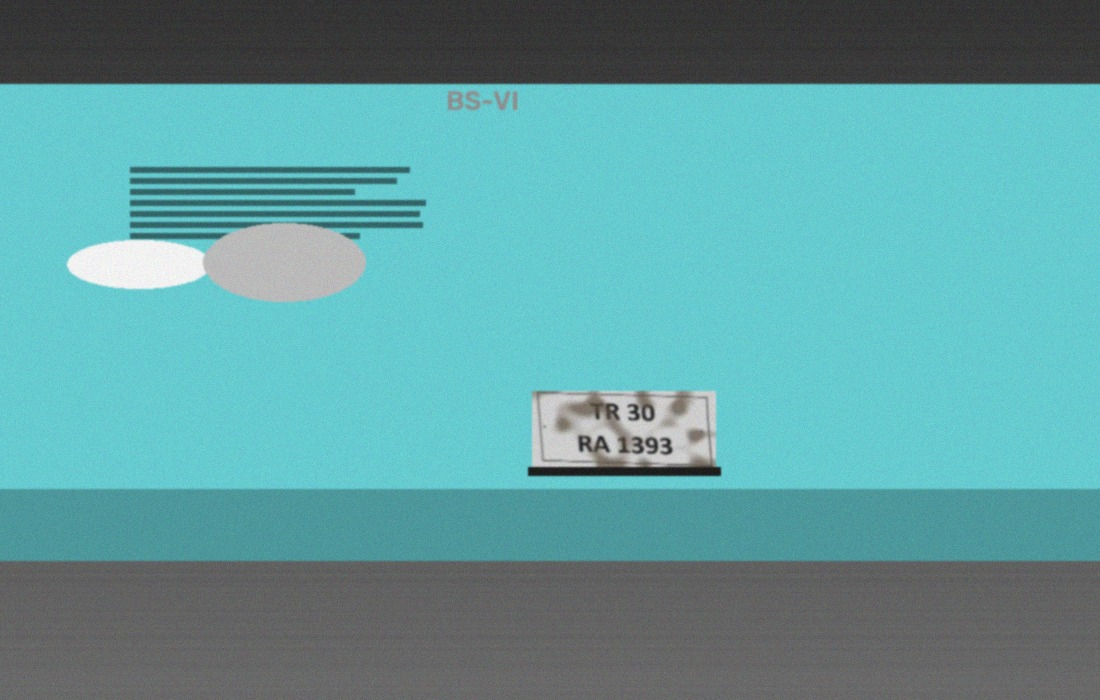
#> input picture samples/01_daylight_TR30RA1393_watchlist.jpg, 1100 x 700 px
$ python -i segment.py   (imports and definitions only)
#> lines starting #> are read from the running program, lines starting #| are printed output that depends on the picture; after the words box and inside, x2 and y2 are one past the last pixel; in counts of white or black regions, pixels touching at a corner belong together
"""Plate normalisation, binarisation and character segmentation.

Deliberately kept as a standalone module: both the OCR engine and the glyph
model trainer need the exact same segmentation, so the classifier is trained on
the distribution it will actually see at inference time.
"""
from __future__ import annotations

import cv2
import numpy as np

import config

NORM_H = config.PLATE_NORM_HEIGHT
G = config.GLYPH_SIZE


def to_gray(img: np.ndarray) -> np.ndarray:
    if img.ndim == 3:
        return cv2.cvtColor(img, cv2.COLOR_BGR2GRAY)
    return img


def deskew(gray: np.ndarray) -> np.ndarray:
    """Undo the in-plane rotation of an angled capture using the ink cloud."""
    _, th = cv2.threshold(gray, 0, 255, cv2.THRESH_BINARY_INV | cv2.THRESH_OTSU)
    th = cv2.morphologyEx(th, cv2.MORPH_OPEN, np.ones((2, 2), np.uint8))
    pts = cv2.findNonZero(th)
    if pts is None or len(pts) < 40:
        return gray
    angle = cv2.minAreaRect(pts)[-1]
    if angle > 45:
        angle -= 90
    if abs(angle) < 0.6 or abs(angle) > 20:
        return gray
    h, w = gray.shape
    m = cv2.getRotationMatrix2D((w / 2, h / 2), angle, 1.0)
    return cv2.warpAffine(gray, m, (w, h), flags=cv2.INTER_CUBIC,
                          borderMode=cv2.BORDER_REPLICATE)


def normalize(img: np.ndarray) -> np.ndarray:
    """Grayscale -> deskewed, contrast-equalised, fixed-height plate crop.

    A single-row Indian plate is about 4.5:1; a two-row motorcycle plate is
    nearer 2:1. Normalising both to the same pixel height would leave the
    two-row characters half the size, so the target height follows the aspect
    ratio and every character arrives at the classifier about as tall.
    """
    gray = to_gray(img)
    h, w = gray.shape
    if h < 8 or w < 24:
        gray = cv2.resize(gray, (max(w, 96), max(h, 24)))
        h, w = gray.shape
    target = NORM_H if w / max(h, 1) >= 3.0 else int(NORM_H * 1.7)
    scale = target / h
    gray = cv2.resize(gray, (max(32, int(w * scale)), target), interpolation=cv2.INTER_CUBIC)
    gray = deskew(gray)
    gray = cv2.bilateralFilter(gray, 5, 45, 45)          # denoise, keep edges
    gray = cv2.createCLAHE(clipLimit=2.5, tileGridSize=(8, 8)).apply(gray)
    return gray


def flatten_illumination(norm: np.ndarray, k: int = 15) -> np.ndarray:
    """Divide out the background field.

    A morphological closing with a kernel wider than a character estimates the
    plate background including mud, shadow and glare gradients; dividing by it
    leaves the strokes and almost nothing else. This is what makes dirty and
    night captures readable.
    """
    ker = cv2.getStructuringElement(cv2.MORPH_ELLIPSE, (k, k))
    bg = cv2.GaussianBlur(cv2.morphologyEx(norm, cv2.MORPH_CLOSE, ker), (0, 0), 3)
    flat = norm.astype(np.float32) / (bg.astype(np.float32) + 1.0) * 255.0
    return np.clip(flat, 0, 255).astype(np.uint8)


def binarize(norm: np.ndarray) -> np.ndarray:
    """Default single-hypothesis ink mask (illumination-flattened Otsu).

    Plate characters are always darker than their local background - even on a
    yellow commercial plate or an under-exposed night capture - so no polarity
    guess is needed.
    """
    flat = flatten_illumination(norm)
    blur = cv2.GaussianBlur(flat, (3, 3), 0)
    _, ink = cv2.threshold(blur, 0, 255, cv2.THRESH_BINARY_INV | cv2.THRESH_OTSU)
    return _post(ink)


def _clear_frame(mask: np.ndarray) -> np.ndarray:
    """Erase the plate frame without erasing characters it happens to touch:
    only border-hugging components that are hollow, full-width or full-height."""
    h, w = mask.shape
    n, labels, stats, _ = cv2.connectedComponentsWithStats(mask, 8)
    out = mask.copy()
    for i in range(1, n):
        x, y, bw, bh, area = stats[i]
        if not (x <= 1 or y <= 1 or x + bw >= w - 1 or y + bh >= h - 1):
            continue
        fill = area / max(bw * bh, 1)
        frame_like = ((bw > 0.80 * w and fill < 0.45)      # the surrounding border
                      or bh >= 0.97 * h                     # a full-height edge
                      or (bw > 0.35 * w and bh < 0.20 * h))  # a top or bottom rail
        # The blue IND band of a High Security plate: a solid, tall, narrow bar
        # against one edge. It is not part of the registration, and left in it
        # costs ten points of accuracy by eating the first character.
        band_like = bh > 0.70 * h and bw < 0.22 * w and fill > 0.70
        if frame_like or band_like:
            out[labels == i] = 0
    return out


def correct_shear(ink: np.ndarray) -> np.ndarray:
    """Remove the slant an off-axis camera puts on the characters.

    A plate shot from the side leaves upright strokes leaning; the vertical ink
    projection then has no clean valleys between characters and segmentation
    fuses them. Searching the shear that maximises the energy of the projection
    profile (i.e. the deepest gaps) puts the columns back upright.
    """
    h, w = ink.shape
    best, best_score = None, -1.0
    for shear in np.arange(-0.45, 0.46, 0.075):
        m = np.float32([[1, shear, -shear * h / 2], [0, 1, 0]])
        cand = cv2.warpAffine(ink, m, (w, h), flags=cv2.INTER_NEAREST) if abs(shear) > 1e-6 else ink
        proj = cand.sum(axis=0).astype(np.float32) / 255.0
        score = float(np.mean(proj ** 2))          # peaky profile == clean gaps
        if score > best_score:
            best, best_score = cand, score
    return best


# [44 lines left out: function ink_variants, not called in this run]


def _post(ink: np.ndarray) -> np.ndarray:
    ink = cv2.morphologyEx(ink, cv2.MORPH_OPEN, np.ones((2, 2), np.uint8))
    # Close vertically only: rejoins the broken strokes of a blurred glyph
    # without bridging neighbouring characters into one blob.
    ink = cv2.morphologyEx(ink, cv2.MORPH_CLOSE, np.ones((3, 1), np.uint8))
    return correct_shear(_clear_frame(ink))


def segment(ink: np.ndarray) -> list[tuple[int, int, int, int]]:
    """Ordered character atoms (x, y, w, h): top row left-to-right, then the
    second row if the plate has one."""
    h, w = ink.shape
    n, labels, stats, _ = cv2.connectedComponentsWithStats(ink, 8)
    boxes = []
    for i in range(1, n):
        x, y, bw, bh, area = stats[i]
        # loose enough to keep the characters of a two-row plate, where each is
        # only about a third of the crop height
        if bh < 0.16 * h or bh > 0.98 * h:
            continue
        if bw < 0.010 * w or bw > 0.45 * w:            # too thin / a whole word
            continue
        if area < 0.08 * bw * bh or area < 20:         # hollow smears, speckle
            continue
        boxes.append((int(x), int(y), int(bw), int(bh)))
    if not boxes:
        return []

    out: list[tuple[int, int, int, int]] = []
    for row in _rows(boxes, h):
        row = _split_merged(_drop_odd_heights(row), ink)
        row.sort(key=lambda b: b[0])
        out.extend(row)
    return out[:20]


# [81 lines left out: functions _rows, _drop_odd_heights, _split_merged, glyph, not called in this run]


def plate_glyphs(img: np.ndarray):
    """Full front end: image -> (normalised, ink mask, boxes, feature matrix)."""
    norm = normalize(img)
    ink = binarize(norm)
    boxes = segment(ink)
    feats = np.array([glyph(ink, b) for b in boxes], np.float32) if boxes else np.zeros((0, G * G), np.float32)
    return norm, ink, boxes, feats

>>> import cv2
>>> picture = cv2.imread('../samples/01_daylight_TR30RA1393_watchlist.jpg')
#> picture is the input picture: shape (700, 1100, 3); mean B, G, R 159.9, 156.9, 96.1
>>> result = plate_glyphs(picture)
#> in deskew, `_, th = cv2.threshold(gray, 0, 255, cv2.THRESH_BINARY_INV | cv2.THRESH..`: th: shape (108, 169); 42.2% white; 18 white regions (10 under 20 px), largest, box (x1, y1, x2, y2) and area: (0, 76, 169, 108) 5146, (0, 0, 169, 13) 2197, (20, 26, 63, 28) 84
#> in deskew, `th = cv2.morphologyEx(th, cv2.MORPH_OPEN, np.ones((2, 2), np.uint8))`:
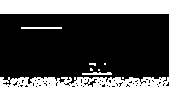
#> th: shape (108, 169); 40.6% white; 9 white regions (5 under 20 px), largest, box (x1, y1, x2, y2) and area: (0, 77, 169, 108) 4858, (0, 0, 169, 14) 2366, (21, 27, 62, 29) 82, (82, 72, 112, 75) 70
#> in deskew, `pts = cv2.findNonZero(th)`: pts = contour of 7412 points, box (x1, y1, x2, y2) (0, 0, 169, 108), area 180
#> in deskew, `angle = cv2.minAreaRect(pts)[-1]`: angle = -90
#> in flatten_illumination, `flat = norm.astype(np.float32) / (bg.astype(np.float32) + 1.0) * 255.0`:
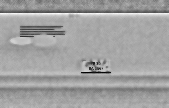
#> flat: shape (108, 169) float32; min 36.97, max 354.4, mean 237.8; drawn with min black and max white
#> in binarize, `blur = cv2.GaussianBlur(flat, (3, 3), 0)`:
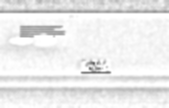
#> blur: shape (108, 169); min 96, max 255, mean 234.6
#> in binarize, `_, ink = cv2.threshold(blur, 0, 255, cv2.THRESH_BINARY_INV | cv2.THRES..`: ink: shape (108, 169); 21% white; 17 white regions (9 under 20 px), largest, box (x1, y1, x2, y2) and area: (0, 0, 169, 13) 1430, (0, 87, 169, 97) 1036, (19, 25, 66, 38) 478
#> in _post, `ink = cv2.morphologyEx(ink, cv2.MORPH_OPEN, np.ones((2, 2), np.uint8))`: ink: shape (108, 169); 21.5% white; 15 white regions (7 under 20 px), largest, box (x1, y1, x2, y2) and area: (0, 0, 169, 14) 1514, (0, 88, 169, 97) 1035, (20, 26, 66, 39) 476
#> in _post, `ink = cv2.morphologyEx(ink, cv2.MORPH_CLOSE, np.ones((3, 1), np.uint8))`: ink: shape (108, 169); 21.9% white; 13 white regions (7 under 20 px), largest, box (x1, y1, x2, y2) and area: (0, 0, 169, 14) 1645, (0, 88, 169, 97) 1036, (0, 60, 112, 82) 542, (20, 26, 66, 39) 485, (111, 77, 169, 81) 202, (152, 0, 159, 4) 26
#> in _clear_frame, `n, labels, stats, _ = cv2.connectedComponentsWithStats(mask, 8)`:
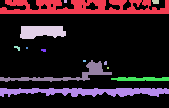
#> labels: shape (108, 169) int32; 14 distinct labels, from 0 to 13; one colour per label, 0 black
#> in _clear_frame, `n, labels, stats, _ = cv2.connectedComponentsWithStats(mask, 8)`: n = 14; stats = 14 rows, first 6: [0, 0, 169, 108, 14252], [0, 0, 169, 14, 1645], [64, 0, 3, 3, 9], [152, 0, 7, 4, 26], [20, 26, 46, 13, 485], [14, 46, 6, 5, 17]
#> the loop in _clear_frame, `for i in range(1, n):` made 13 passes
#> (x, y, bw, bh, area, fill, frame_like) on passes 1, 3, 9, 12, 13: (0, 0, 169, 14, 1645, 0.695, True), (152, 0, 7, 4, 26, 0.929, False), (0, 60, 112, 22, 542, 0.22, False), (111, 77, 58, 4, 202, 0.871, False), (0, 88, 169, 9, 1036, 0.681, True)
#> after the loop in _clear_frame, `for i in range(1, n):`:
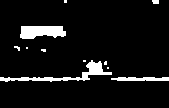
#> out: shape (108, 169); 7.2% white; 11 white regions (7 under 20 px), largest, box (x1, y1, x2, y2) and area: (0, 60, 112, 82) 542, (20, 26, 66, 39) 485, (111, 77, 169, 81) 202, (152, 0, 159, 4) 26
#> in correct_shear, `h, w = ink.shape`: h = 108; w = 169
#> the loop in correct_shear, `for shear in np.arange(-0.45, 0.46, 0.075):` made 13 passes
#> (m, score, best_score) on passes 1, 4, 5, 6, 7, 8, 9, 10, 11: ([[1, -0.45, 24.3], [0, 1, 0]], 83.24, 83.24), ([[1, -0.225, 12.15], [0, 1, 0]], 84.17, 84.17), ([[1, -0.15, 8.1], [0, 1, 0]], 85.59, 85.59), ([[1, -0.075, 4.05], [0, 1, 0]], 86.16, 86.16), ([[1, 5.55e-17, -3e-15], [0, 1, 0]], 87.47, 87.47), ([[1, 0.075, -4.05], [0, 1, 0]], 88.56, 88.56), ([[1, 0.15, -8.1], [0, 1, 0]], 88.98, 88.98), ([[1, 0.225, -12.15], [0, 1, 0]], 89.14, 89.14), ([[1, 0.3, -16.2], [0, 1, 0]], 90.25, 90.25)
#> (m, score) on passes 2, 3, 12, 13: ([[1, -0.375, 20.25], [0, 1, 0]], 82.37), ([[1, -0.3, 16.2], [0, 1, 0]], 83.14), ([[1, 0.375, -20.25], [0, 1, 0]], 90.12), ([[1, 0.45, -24.3], [0, 1, 0]], 89.94)
#> after the loop in correct_shear, `for shear in np.arange(-0.45, 0.46, 0.075):`:
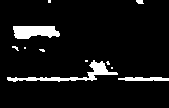
#> best: shape (108, 169); 7.1% white; 11 white regions (7 under 20 px), largest, box (x1, y1, x2, y2) and area: (7, 60, 118, 82) 542, (13, 26, 60, 39) 485, (118, 77, 169, 81) 173, (136, 0, 144, 4) 26
#> after the loop in correct_shear, `for shear in np.arange(-0.45, 0.46, 0.075):`: best_score = 90.25
#> in segment, `n, labels, stats, _ = cv2.connectedComponentsWithStats(ink, 8)`:
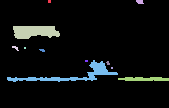
#> labels: shape (108, 169) int32; 12 distinct labels, from 0 to 11; one colour per label, 0 black
#> in segment, `n, labels, stats, _ = cv2.connectedComponentsWithStats(ink, 8)`: n = 12; stats = [[0, 0, 169, 108, 16962], [48, 0, 3, 3, 9], [136, 0, 8, 4, 26], [13, 26, 47, 13, 485], [12, 46, 7, 5, 17], [24, 47, 2, 2, 4], [39, 49, 6, 3, 13], [85, 60, 3, 2, 6], [7, 60, 111, 22, 542], [106, 61, 4, 4, 11], [111, 67, 2, 2, 4], [118, 77, 51, 4, 173]]
#> the loop in segment, `for i in range(1, n):` made 11 passes
#> after the loop in segment, `for i in range(1, n):`: boxes = []
#> in plate_glyphs, `feats = np.array([glyph(ink, b) for b in boxes], np.float32) if boxes ..`: feats = empty array

$ run again, on samples/04_monsoon_WB50CB4531_plain.jpg
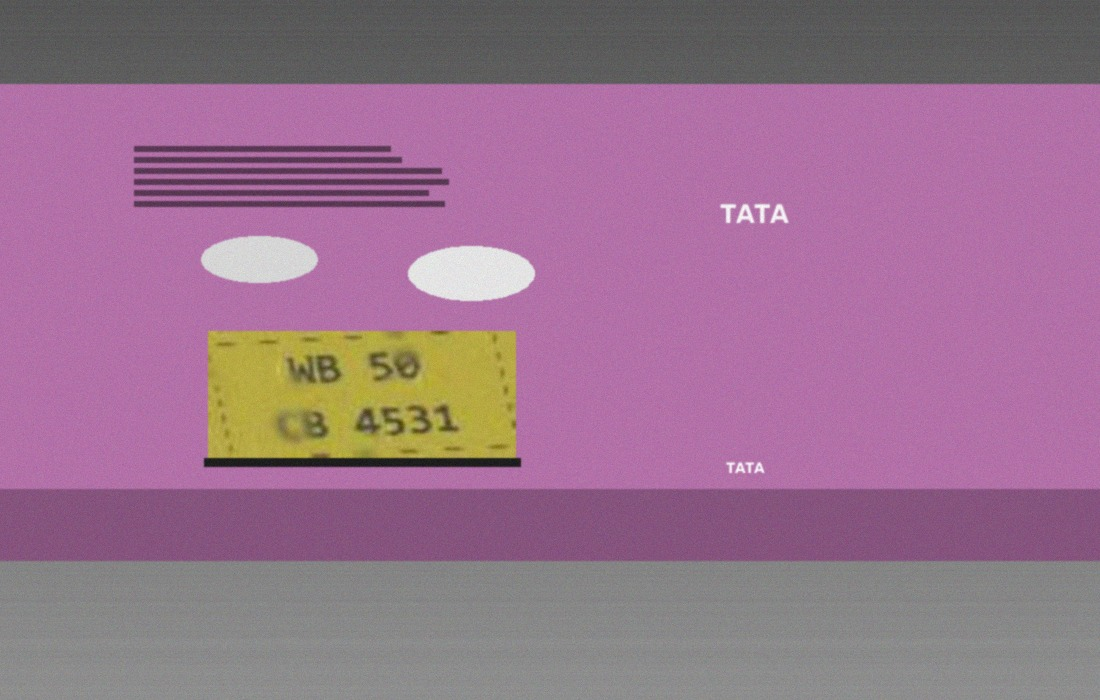
#> input picture samples/04_monsoon_WB50CB4531_plain.jpg, 1100 x 700 px
#> picture is the input picture: shape (700, 1100, 3); mean B, G, R 141.7, 114.3, 153.4
#> pts = contour of 4596 points, box (x1, y1, x2, y2) (0, 0, 169, 88), area 1550
#> angle = -90
#> in _clear_frame, `n, labels, stats, _ = cv2.connectedComponentsWithStats(mask, 8)`: n = 9; stats = [[0, 0, 169, 108, 15180], [45, 0, 3, 2, 6], [129, 0, 2, 2, 4], [21, 23, 48, 11, 491], [71, 36, 3, 2, 6], [31, 43, 53, 18, 444], [56, 63, 15, 5, 61], [33, 64, 47, 10, 186], [0, 76, 169, 12, 1874]]
#> the loop in _clear_frame, `for i in range(1, n):` made 8 passes
#> after the loop in _clear_frame, `for i in range(1, n):`:
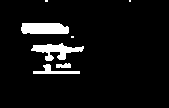
#> out: shape (108, 169); 6.6% white; 7 white regions (3 under 20 px), largest, box (x1, y1, x2, y2) and area: (21, 23, 69, 34) 491, (31, 43, 84, 61) 444, (33, 64, 80, 74) 186, (56, 63, 71, 68) 61
#> in correct_shear, `h, w = ink.shape`: h = 108; w = 169
#> the loop in correct_shear, `for shear in np.arange(-0.45, 0.46, 0.075):` made 13 passes
#> (m, score, best_score) on passes 1 to 3: ([[1, -0.45, 24.3], [0, 1, 0]], 176.2, 176.2), ([[1, -0.375, 20.25], [0, 1, 0]], 177.9, 177.9), ([[1, -0.3, 16.2], [0, 1, 0]], 179.1, 179.1)
#> after the loop in correct_shear, `for shear in np.arange(-0.45, 0.46, 0.075):`: best_score = 179.1
#> in segment, `n, labels, stats, _ = cv2.connectedComponentsWithStats(ink, 8)`: n = 8; stats = [[0, 0, 169, 108, 17054], [61, 0, 3, 2, 6], [145, 0, 2, 2, 4], [28, 23, 49, 11, 491], [76, 36, 3, 2, 6], [32, 43, 54, 18, 444], [52, 63, 16, 5, 61], [27, 64, 48, 10, 186]]
#> the loop in segment, `for i in range(1, n):` made 7 passes
#> after the loop in segment, `for i in range(1, n):`: boxes = [(32, 43, 54, 18)]
#> heights = [18]
#> in _rows, `hmed = heights[len(heights) // 2] or 1`: hmed = 18
#> ordered = [(32, 43, 54, 18)]
#> clusters = [[(32, 43, 54, 18)]]
#> the loop in segment, `for row in _rows(boxes, h):` made 1 pass
#> after the loop in segment, `for row in _rows(boxes, h):`: out = [(32, 43, 54, 18)]
#> in glyph, `small = cv2.resize(square, (G, G), interpolation=cv2.INTER_AREA)`:
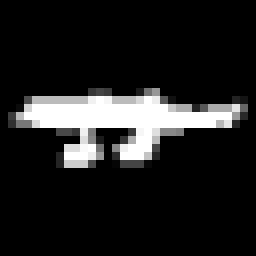
#> small: shape (32, 32) (shown 8 times larger); min 0, max 255, mean 31.4
